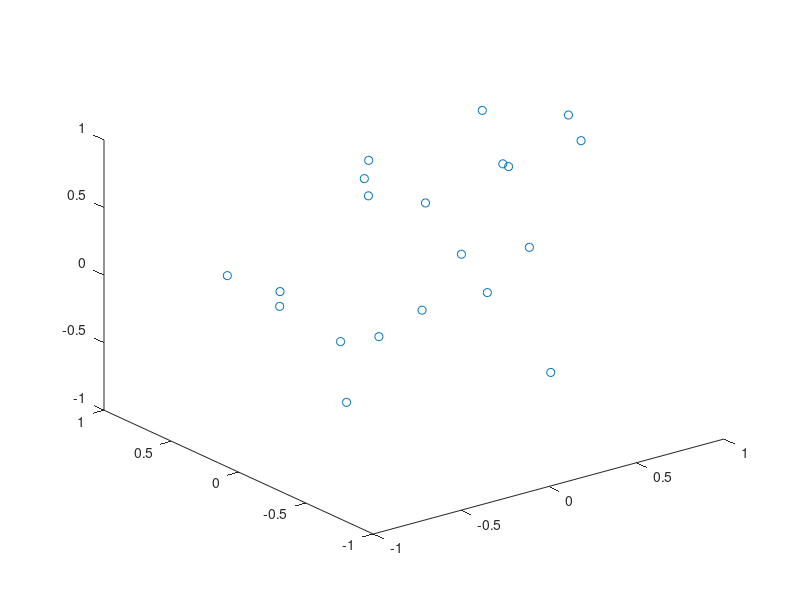

This chart was generated by the following MATLAB code: (Note: this script raises an error after producing the figure.)
format long

% % Our initial conditions
% masses = [50 50 50 50];
% % Each row is in the form [xx, xy, xz, vx, vy, vz, ax, ay, az]
% bodies = [0.5 0 0 0 1e-6 0 0 0 0;
%     -0.5 0 0 0 -1e-6 0 0 0 0;
%     0 0.5 0 1e-6 0 0 0 0 0;
%     0 -0.5 0 -1e-6 0 0 0 0 0];

% Our random generation scheme is inspired by this Author:
% https://github.com/pmocz/nbody-matlab/blob/master/nbody.m
N = 20;

% Give each body 50 pounds of weightx
masses = ones(N, 1) * 50;

% Generate random positions and velocities
bodies = rand(N, 9) * 2 - 1;
bodies(:, 4:9) = 0;

% vel = vel - mean((mass*[1 1 1]) .* vel) / mean(mass);
% Convert the frame to "center of mass", meaning the net momentum resets
% to zero. This prevents the system from leaving the bounds of the graph.
bodies(:, 4:6) = bodies(:, 4:6) - mean((masses*[1 1 1]) .* bodies(:, 4:6)) / mean(masses);

% Temporary: the code expects masses to be 1 x N
masses = masses';

% Constants for integration
t = 0;
tEnd = 518400;
dt = 1;
softening = 0.1;
num_iters = ceil((tEnd - t) / dt);

% The solver being used
solver = @(bodies, masses, dt, softening) step_lf(bodies, masses, dt, softening);

% Create a plot that ranges from -1 to 1 on all axis.
h = plot3(bodies(:, 1), bodies(:, 2), bodies(:, 3), "o");
hold on
axis([-1 1 -1 1 -1 1])
hold off
bodies = get_accel(bodies, masses, softening); % Initial acceleration
for i = 1:num_iters
    bodies = solver(bodies, masses, dt ,softening);
    t = t + dt;

    % Plot the motion of the planets
    set(h, 'XData', bodies(:, 1));
    set(h, 'YData', bodies(:, 2));
    set(h, 'ZData', bodies(:, 3));

    drawnow limitrate
end
